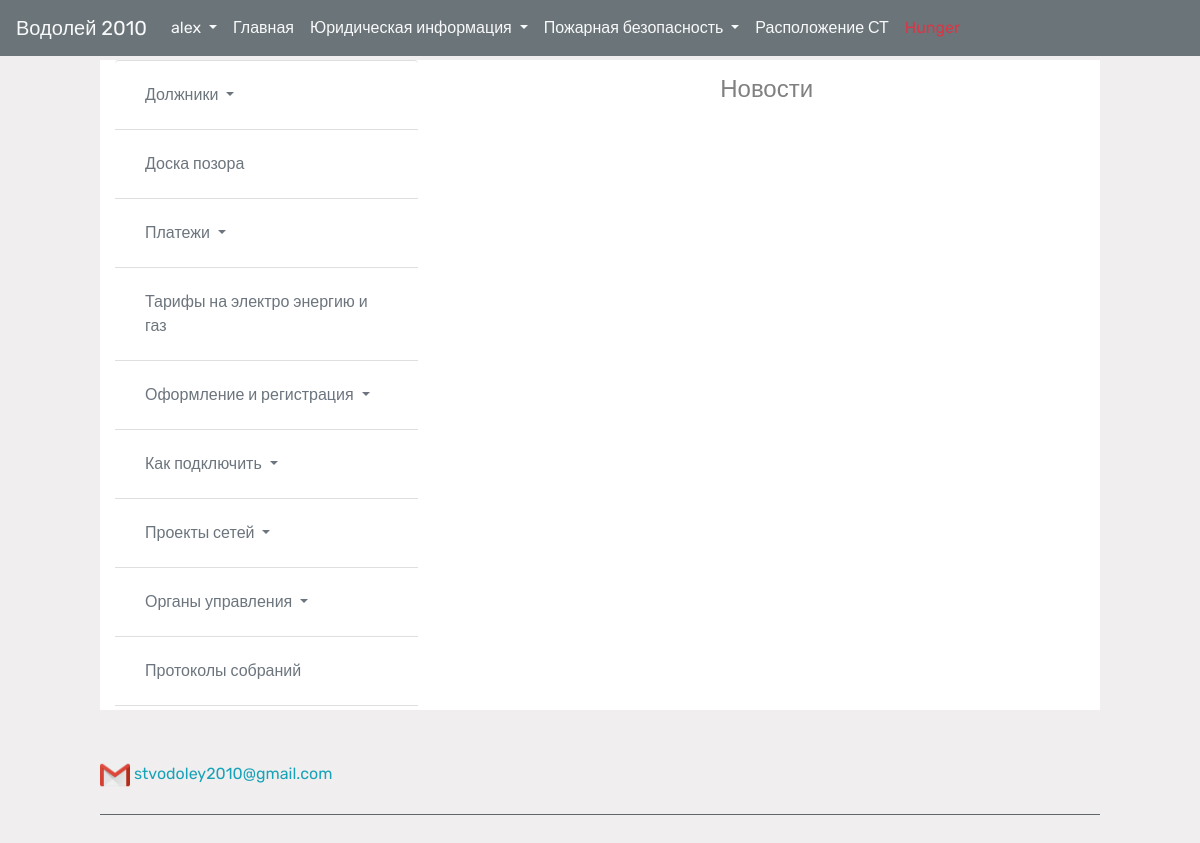
Before: / (signed in) with the older database file.
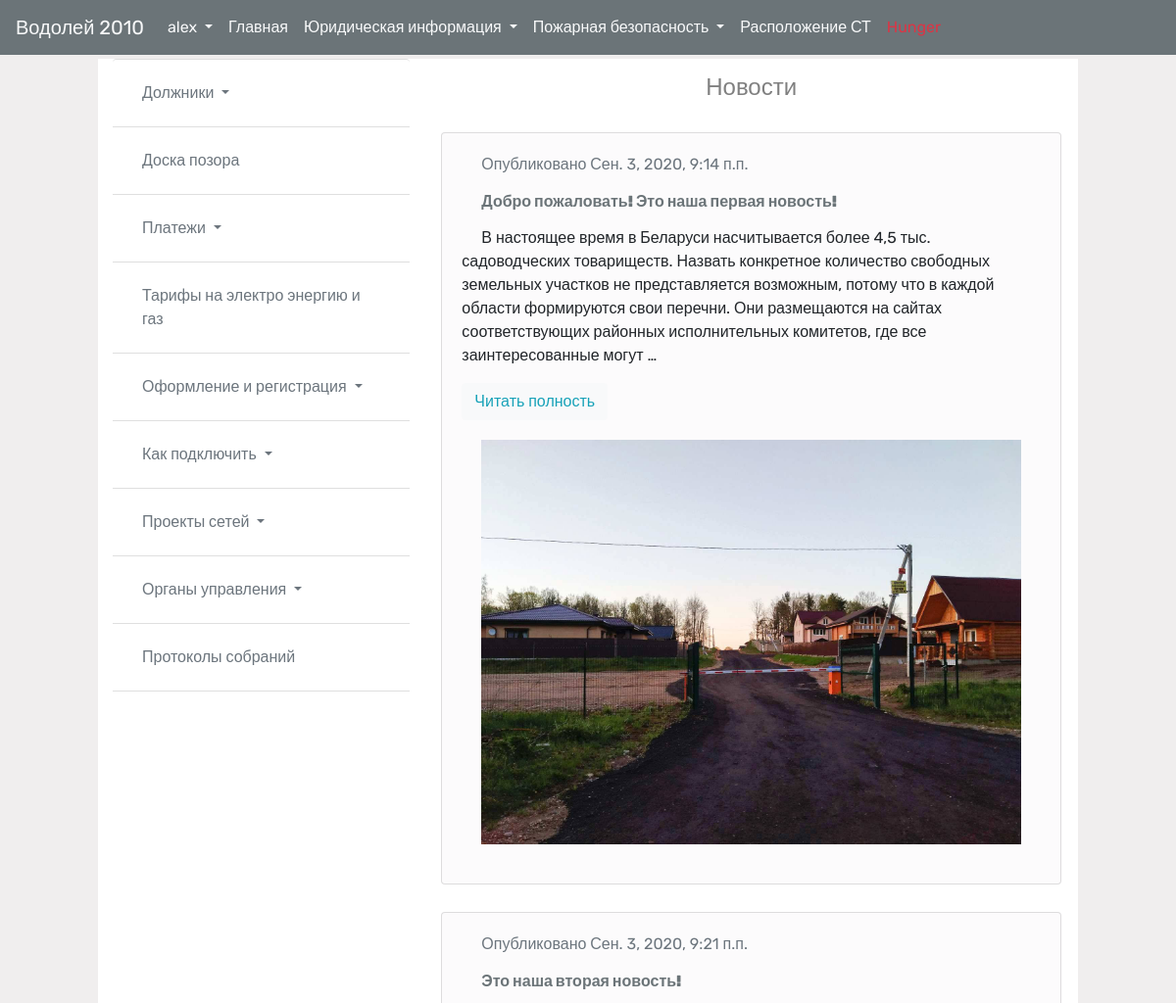
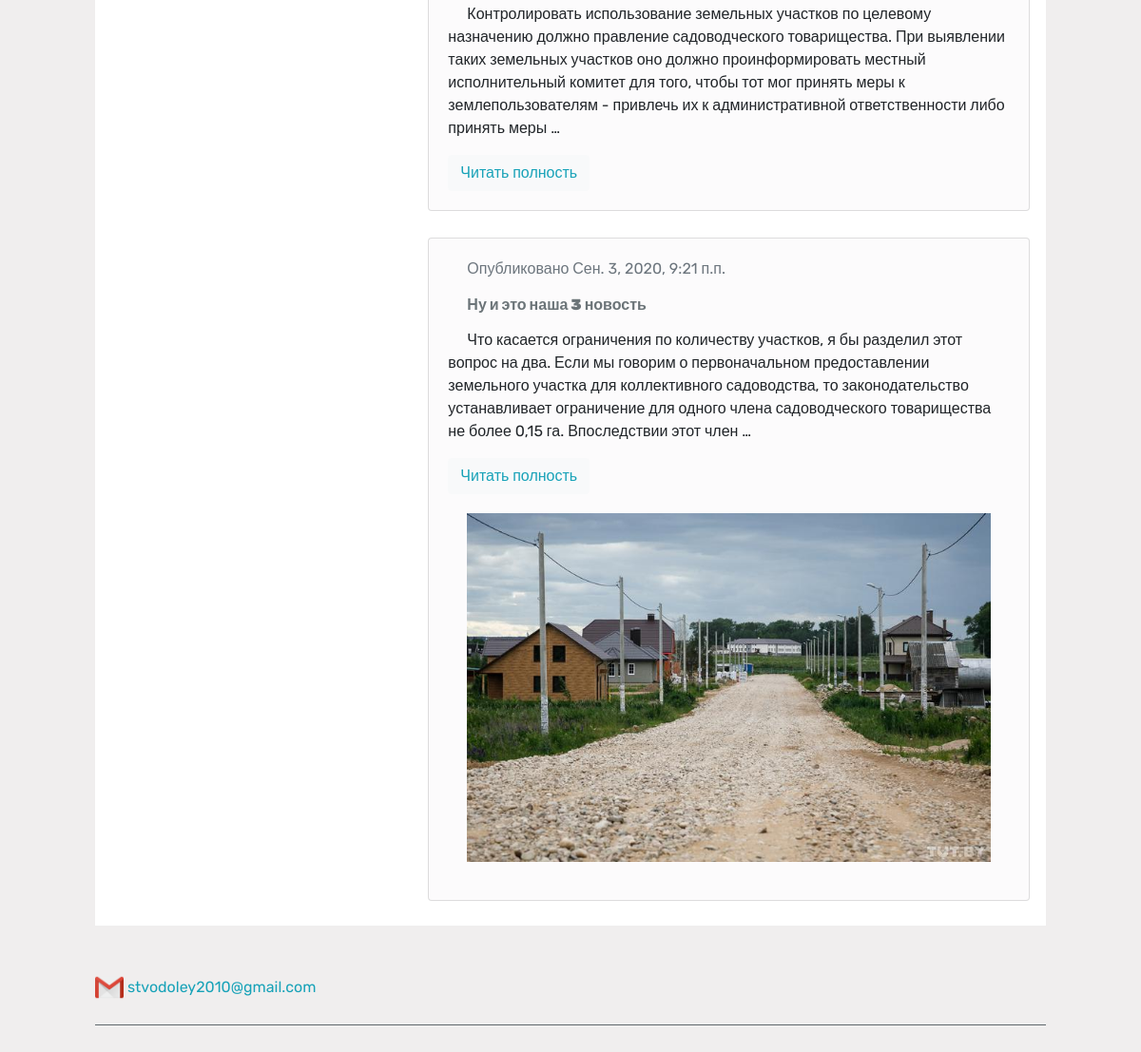
After: the same page with the newer database file (2 pictures, top to bottom).
### village/models.py (models this page shows, shortened)
class Главная(models.Model):
    title = models.CharField(max_length=250)
    slug = models.SlugField(max_length=250,
                            default='')
    body = models.TextField()
    image = models.ImageField("Изображение",
                              upload_to="media_community/",
                              null="True",
                              blank="True")
    image2 = models.ImageField("Изображение",
                               upload_to="media_community/",
                               null="True",
                               blank="True")
    image3 = models.ImageField("Изображение",
                               upload_to="media_community/",
                               null="True",
                               blank="True")
    image4 = models.ImageField("Изображение",
                               upload_to="media_community/",
                               null="True",
                               blank="True")
    image5 = models.ImageField("Изображение",
                               upload_to="media_community/",
                               null="True",
                               blank="True")
    document = models.FileField("Файл",
                                upload_to="media_community/",
                                null="True",
                                blank="True", )
    document_2 = models.FileField("Файл",
                                  upload_to="media_community/",
                                  null="True",
                                  blank="True", )
    publish = models.DateTimeField(default=timezone.now)
    def get_absolute_url(self):
        return reverse('village:about_news',
                       args=[self.publish.year,
                             self.publish.month,
                             self.publish.day,
                             self.slug])

### village/views.py (the view)
# urls.py: path('', views.for_community, name='for_community'),
def for_community(request):
    main = models.Главная.objects.all()
    if request.method == "POST":
        form = forms.LoginForm(request.POST)
        if form.is_valid():
            cd = form.cleaned_data
            user = authenticate(
                request,
                username=cd['Логин'],
                password=cd['Пароль'],
            )
            if user is not None:
                if user.is_active:
                    hello = 'Добро пожаловать на Водолей 2010!'
                    login(request, user)
                    return render(request,
                                  'for_community.html',
                                  {'main_page': main,
                                   'form': form,
                                   'hello': hello}, )
                else:
                    HttpResponse('Inactive user')
            else:
                error = 'Неверный логин или пароль!'
                return render(request,
                              'for_community.html',
                              {'main_page': main,
                               'form': form,
                               'error': error}, )
    else:
        form = forms.LoginForm()
    return render(request,
                  'for_community.html',
                  {'main_page': main,
                   'form': form}, )

### village/templates/for_community.html (shortened to what this page needs)
{% extends "base.html" %}
{% block content %}
 {% if request.user.is_authenticated %}
<h4>Новости</h4>
        {% for main in main_page %}
<div class="card">
  <div class="card-body">
      <p class="text-secondary">Опубликовано {{main.publish}}</p>
    <h6 class="card-title">{{ main.title }}</h6>
    <p class="card-text">{{ main.body|linebreaks|truncatewords_html:40 }}</p>
      <a href="{{main.get_absolute_url}}" class="btn btn-light text-info">Читать полность</a>
      {% if main.image %}
<img class="card-img-top" src="{{main.image.url}}" alt="Card image cap">
      {% endif %}
  </div>
</div>
<br>
        {% endfor %}
{% else %}
        {% load crispy_forms_tags %}
{% endif %}
{% endblock %}

Changed rows visible on the page:
added Главная: publish "Сен. 3, 2020, 9:14 п.п.", title "Добро пожаловать! Это наша первая новость!", body "В настоящее время в Беларуси насчитывается более 4,5 тыс. садоводческих товариществ. Назвать конкретное количество свободных земельных участков не представляется возможным, потому что в каждой области формируются свои перечни. Они размещаются на сайтах соответствующих районных исполнительных комитетов, где все заинтересованные могут …", image (picture)
added Главная: publish "Сен. 3, 2020, 9:21 п.п.", title "Это наша вторая новость!", body "Контролировать использование земельных участков по целевому назначению должно правление садоводческого товарищества. При выявлении таких земельных участков оно должно проинформировать местный исполнительный комитет для того, чтобы тот мог принять меры к землепользователям - привлечь их к административной ответственности либо принять меры …"
added Главная: publish "Сен. 3, 2020, 9:21 п.п.", title "Ну и это наша 3 новость", body "Что касается ограничения по количеству участков, я бы разделил этот вопрос на два. Если мы говорим о первоначальном предоставлении земельного участка для коллективного садоводства, то законодательство устанавливает ограничение для одного члена садоводческого товарищества не более 0,15 га. Впоследствии этот член …", image (picture)
